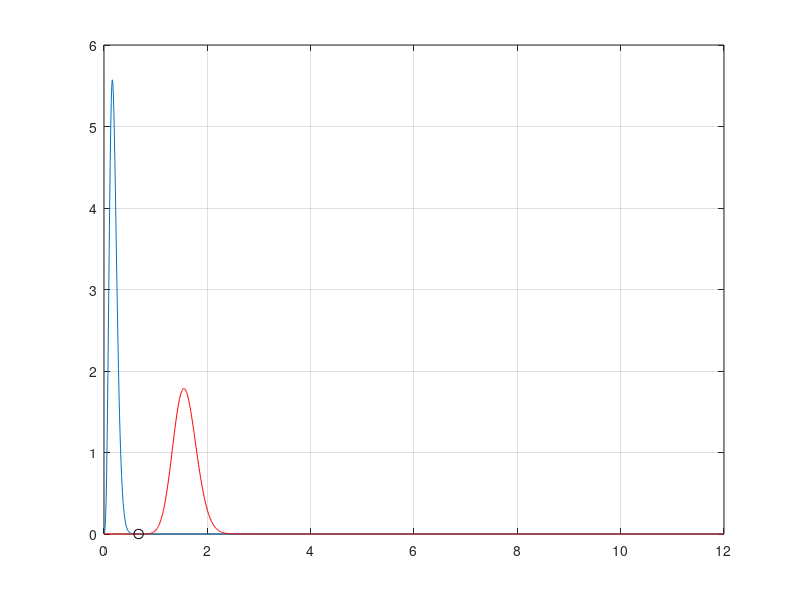

Recreate this plot in MATLAB.

x_upperlimit=12;   %value of x upperlimit
M=2;           %standard degrees of freedom for noncentral chi-square distribtuion
rsig=10;    %rNL value of signal
Pav_in=0.5;   %average power
sigma=0.09;
P0=((4)/(rsig+3))*Pav_in;   %calculating P0
P1=((4*rsig)/(rsig+3))*Pav_in;    %calculating P1
d=0.01;  % step size
x=0:d:x_upperlimit;   %normalized input power

pdf1=(1/(2*(sigma^2))).*((x/P0).^0.5).*exp(-((x+P0)/(2.*(sigma^2)))).*besseli(1,sqrt(x.*P0)/(sigma^2));
plot(x,pdf1);
q1=trapz(x,pdf1,2);
disp(q1);
grid on;
hold on;

pdf=(1/(2*sigma^2)).*((x/P1).^0.5).*exp(-((x+P1)/(2*sigma^2))).*besseli(1,sqrt(x*P1)/sigma^2);
plot(x,pdf,'color',[1,0,0]);
q1=trapz(x,pdf,2);
disp(q1);
diff=abs(pdf1-pdf) < 0.0001;
mindiff=max(diff);
int=find(diff==mindiff);
sub1=int(2);
xint=x(sub1);
yint=pdf1(sub1);
%disp(mindiff);
plot(xint,yint,'ko','MarkerSize',7);
grid on;
hold on;